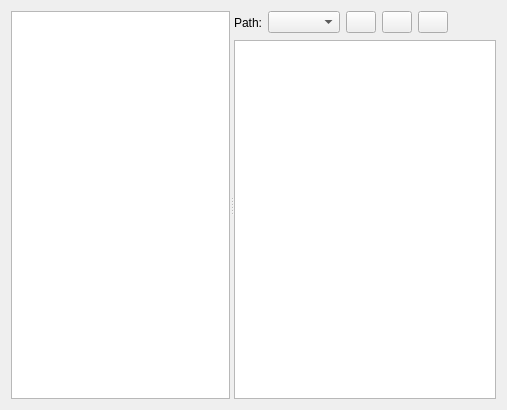
<ui version="4.0" >
 <class>ACabinetPageClass</class>
 <widget class="QWidget" name="ACabinetPageClass" >
  <property name="geometry" >
   <rect>
    <x>0</x>
    <y>0</y>
    <width>507</width>
    <height>410</height>
   </rect>
  </property>
  <property name="windowTitle" >
   <string>Cabinet Page</string>
  </property>
  <layout class="QHBoxLayout" >
   <item>
    <widget class="QSplitter" name="splitter" >
     <property name="orientation" >
      <enum>Qt::Horizontal</enum>
     </property>
     <widget class="QTableView" name="upExtentListView" />
     <widget class="QWidget" name="layoutWidget" >
      <layout class="QVBoxLayout" >
       <item>
        <layout class="QHBoxLayout" >
         <property name="spacing" >
          <number>6</number>
         </property>
         <property name="leftMargin" >
          <number>0</number>
         </property>
         <property name="topMargin" >
          <number>0</number>
         </property>
         <property name="rightMargin" >
          <number>0</number>
         </property>
         <property name="bottomMargin" >
          <number>0</number>
         </property>
         <item>
          <widget class="QLabel" name="upPathLabel" >
           <property name="sizePolicy" >
            <sizepolicy vsizetype="Preferred" hsizetype="Preferred" >
             <horstretch>0</horstretch>
             <verstretch>0</verstretch>
            </sizepolicy>
           </property>
           <property name="layoutDirection" >
            <enum>Qt::LeftToRight</enum>
           </property>
           <property name="text" >
            <string>Path:</string>
           </property>
           <property name="alignment" >
            <set>Qt::AlignRight|Qt::AlignTrailing|Qt::AlignVCenter</set>
           </property>
           <property name="buddy" >
            <cstring>upPathCombo</cstring>
           </property>
          </widget>
         </item>
         <item>
          <widget class="QComboBox" name="upPathCombo" >
           <property name="sizePolicy" >
            <sizepolicy vsizetype="Fixed" hsizetype="MinimumExpanding" >
             <horstretch>0</horstretch>
             <verstretch>0</verstretch>
            </sizepolicy>
           </property>
          </widget>
         </item>
         <item>
          <widget class="QPushButton" name="upRefreshButton" >
           <property name="maximumSize" >
            <size>
             <width>30</width>
             <height>22</height>
            </size>
           </property>
          </widget>
         </item>
         <item>
          <widget class="QPushButton" name="upRootButton" >
           <property name="maximumSize" >
            <size>
             <width>30</width>
             <height>22</height>
            </size>
           </property>
          </widget>
         </item>
         <item>
          <widget class="QPushButton" name="upUpButton" >
           <property name="maximumSize" >
            <size>
             <width>30</width>
             <height>22</height>
            </size>
           </property>
          </widget>
         </item>
         <item>
          <spacer>
           <property name="orientation" >
            <enum>Qt::Horizontal</enum>
           </property>
           <property name="sizeHint" >
            <size>
             <width>91</width>
             <height>23</height>
            </size>
           </property>
          </spacer>
         </item>
        </layout>
       </item>
       <item>
        <widget class="QTableView" name="upNodeTableView" >
         <property name="showGrid" >
          <bool>false</bool>
         </property>
         <property name="wordWrap" >
          <bool>false</bool>
         </property>
        </widget>
       </item>
      </layout>
     </widget>
    </widget>
   </item>
  </layout>
 </widget>
 <tabstops>
  <tabstop>upPathCombo</tabstop>
  <tabstop>upRefreshButton</tabstop>
  <tabstop>upRootButton</tabstop>
  <tabstop>upUpButton</tabstop>
 </tabstops>
 <resources/>
 <connections/>
</ui>
